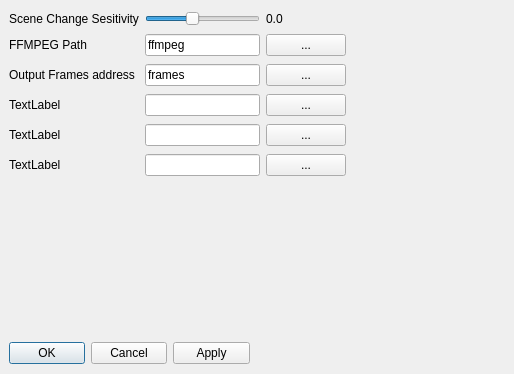
<?xml version="1.0" encoding="UTF-8"?>
<ui version="4.0">
 <class>Dialog</class>
 <widget class="QDialog" name="Dialog">
  <property name="geometry">
   <rect>
    <x>0</x>
    <y>0</y>
    <width>514</width>
    <height>374</height>
   </rect>
  </property>
  <property name="windowTitle">
   <string>Dialog</string>
  </property>
  <widget class="QDialogButtonBox" name="buttonBox">
   <property name="geometry">
    <rect>
     <x>9</x>
     <y>342</y>
     <width>241</width>
     <height>23</height>
    </rect>
   </property>
   <property name="orientation">
    <enum>Qt::Horizontal</enum>
   </property>
   <property name="standardButtons">
    <set>QDialogButtonBox::Apply|QDialogButtonBox::Cancel|QDialogButtonBox::Ok</set>
   </property>
  </widget>
  <widget class="QWidget" name="">
   <property name="geometry">
    <rect>
     <x>9</x>
     <y>9</y>
     <width>337</width>
     <height>169</height>
    </rect>
   </property>
   <layout class="QGridLayout" name="gridLayout">
    <item row="0" column="0">
     <widget class="QLabel" name="label">
      <property name="text">
       <string>Scene Change Sesitivity</string>
      </property>
     </widget>
    </item>
    <item row="0" column="1">
     <widget class="QSlider" name="sensitivitySlider">
      <property name="minimum">
       <number>1</number>
      </property>
      <property name="value">
       <number>40</number>
      </property>
      <property name="orientation">
       <enum>Qt::Horizontal</enum>
      </property>
     </widget>
    </item>
    <item row="0" column="2">
     <widget class="QLabel" name="sensitivityLabel">
      <property name="text">
       <string>0.0</string>
      </property>
     </widget>
    </item>
    <item row="1" column="0">
     <widget class="QLabel" name="label_2">
      <property name="text">
       <string>FFMPEG Path</string>
      </property>
     </widget>
    </item>
    <item row="1" column="1">
     <widget class="QLineEdit" name="lineEdit_2">
      <property name="text">
       <string>ffmpeg</string>
      </property>
     </widget>
    </item>
    <item row="1" column="2">
     <widget class="QPushButton" name="pushButton_2">
      <property name="text">
       <string>...</string>
      </property>
     </widget>
    </item>
    <item row="2" column="0">
     <widget class="QLabel" name="label_3">
      <property name="text">
       <string>Output Frames address</string>
      </property>
     </widget>
    </item>
    <item row="2" column="1">
     <widget class="QLineEdit" name="lineEdit_3">
      <property name="text">
       <string>frames</string>
      </property>
     </widget>
    </item>
    <item row="2" column="2">
     <widget class="QPushButton" name="pushButton_3">
      <property name="text">
       <string>...</string>
      </property>
     </widget>
    </item>
    <item row="3" column="0">
     <widget class="QLabel" name="label_4">
      <property name="text">
       <string>TextLabel</string>
      </property>
     </widget>
    </item>
    <item row="3" column="1">
     <widget class="QLineEdit" name="lineEdit_4"/>
    </item>
    <item row="3" column="2">
     <widget class="QPushButton" name="pushButton_4">
      <property name="text">
       <string>...</string>
      </property>
     </widget>
    </item>
    <item row="4" column="0">
     <widget class="QLabel" name="label_5">
      <property name="text">
       <string>TextLabel</string>
      </property>
     </widget>
    </item>
    <item row="4" column="1">
     <widget class="QLineEdit" name="lineEdit_5"/>
    </item>
    <item row="4" column="2">
     <widget class="QPushButton" name="pushButton_5">
      <property name="text">
       <string>...</string>
      </property>
     </widget>
    </item>
    <item row="5" column="0">
     <widget class="QLabel" name="label_6">
      <property name="text">
       <string>TextLabel</string>
      </property>
     </widget>
    </item>
    <item row="5" column="1">
     <widget class="QLineEdit" name="lineEdit_6"/>
    </item>
    <item row="5" column="2">
     <widget class="QPushButton" name="pushButton_6">
      <property name="text">
       <string>...</string>
      </property>
     </widget>
    </item>
   </layout>
  </widget>
 </widget>
 <resources/>
 <connections>
  <connection>
   <sender>buttonBox</sender>
   <signal>accepted()</signal>
   <receiver>Dialog</receiver>
   <slot>accept()</slot>
   <hints>
    <hint type="sourcelabel">
     <x>248</x>
     <y>254</y>
    </hint>
    <hint type="destinationlabel">
     <x>157</x>
     <y>274</y>
    </hint>
   </hints>
  </connection>
  <connection>
   <sender>buttonBox</sender>
   <signal>rejected()</signal>
   <receiver>Dialog</receiver>
   <slot>reject()</slot>
   <hints>
    <hint type="sourcelabel">
     <x>316</x>
     <y>260</y>
    </hint>
    <hint type="destinationlabel">
     <x>286</x>
     <y>274</y>
    </hint>
   </hints>
  </connection>
 </connections>
</ui>
